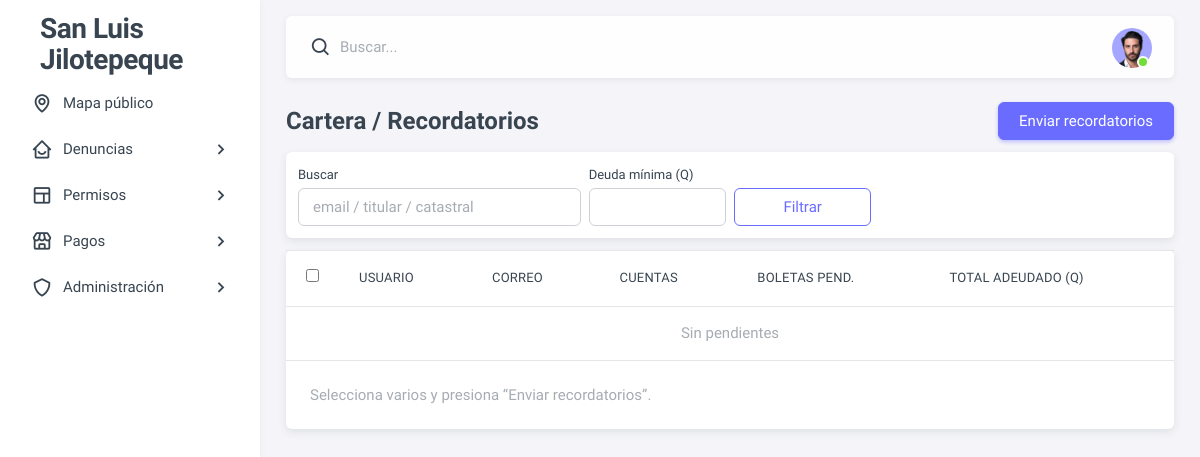
Before: /admin-panel/cartera/ (signed in) with the older database file.
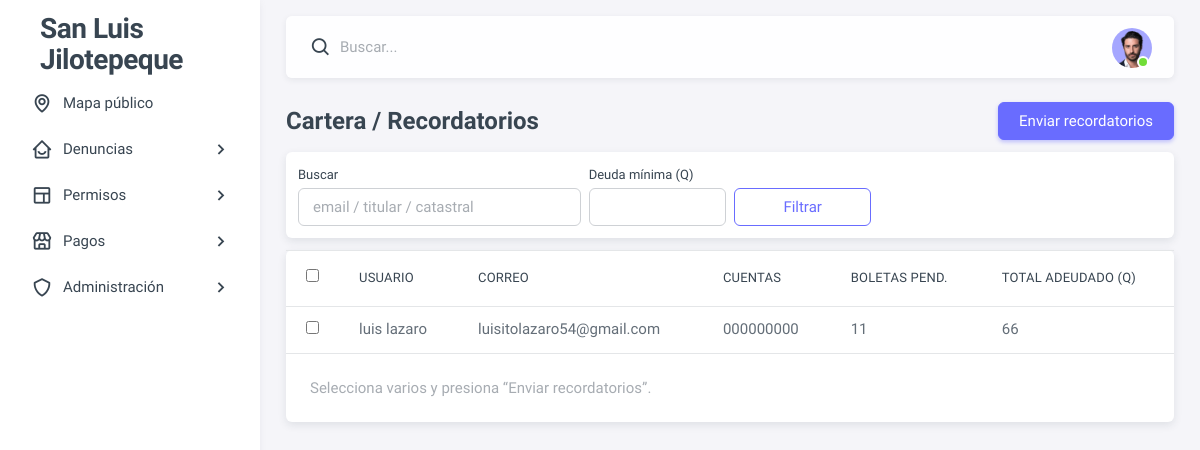
After: the same page with the newer database file.
### dashboard/models.py (models this page shows, shortened)
class Usuario(AbstractBaseUser, PermissionsMixin):
    TIPO_USUARIO_CHOICES = [
        ('ciudadano', 'Ciudadano'),
        ('administrador', 'Administrador'),
    ]
    nombre = models.CharField(max_length=100)
    apellido = models.CharField(max_length=100)
    correo = models.EmailField(unique=True, max_length=150)
    telefono = models.CharField(max_length=20, blank=True, null=True)
    es_activo = models.BooleanField(default=False)
    token_activacion = models.UUIDField(default=uuid.uuid4, editable=False)
    token_creado_en = models.DateTimeField(default=timezone.now)  # Fecha para validar 24h
    tipo_usuario = models.CharField(max_length=20, choices=TIPO_USUARIO_CHOICES, default='ciudadano')
    creado_en = models.DateTimeField(auto_now_add=True)
    acepta_terminos = models.BooleanField(default=False)
    terminos_aceptados_en = models.DateTimeField(null=True, blank=True)
    terminos_version = models.CharField(
        max_length=20,
        default="v1-2025-11",  # o lo que quieras usar como etiqueta de versión
    )
    is_staff = models.BooleanField(default=False)
    USERNAME_FIELD = 'correo'
    REQUIRED_FIELDS = ['nombre', 'apellido', 'telefono']
    objects = UsuarioManager()

class CuentaServicio(models.Model):
    usuario = models.ForeignKey(settings.AUTH_USER_MODEL, null=True, blank=True, on_delete=models.SET_NULL)
    titular = models.CharField(max_length=120)
    nit = models.CharField(max_length=20, blank=True, default='')
    codigo_catastral = models.CharField(max_length=50, blank=True, default='')
    ubicacion = models.ForeignKey('Ubicacion', null=True, blank=True, on_delete=models.SET_NULL)
    activa = models.BooleanField(default=True)
    class Meta:
        indexes = [
            models.Index(fields=['usuario']),
            models.Index(fields=['activa']),
        ]

### dashboard/views/payments.py (the view, shortened to what this page needs)
# urls.py: path('admin-panel/cartera/', pay_views.admin_cartera, name='admin_cartera'),
@staff_member_required
def admin_cartera(request):
    from dashboard.models import Boleta, CuentaServicio
    q = (request.GET.get("q") or "").strip()
    min_q = (request.GET.get("min_q") or "").strip()
    boletas = (Boleta.objects
               .select_related("cuenta", "cuenta__usuario")
               .filter(estado__in=["pendiente", "parcial"])
               .filter(cuenta__usuario__isnull=False))
    resumen = (boletas
               .values("cuenta__usuario_id",
                       "cuenta__usuario__correo",
                       "cuenta__usuario__nombre",
                       "cuenta__usuario__apellido")
               .annotate(
                   total_adeudado=Sum("saldo_actual"),
                   boletas_pendientes=Count("id"),
                   cuentas_distintas=Count("cuenta_id", distinct=True),
               )
               .order_by("-total_adeudado"))
    if min_q:
        try:
            from decimal import Decimal
            resumen = resumen.filter(total_adeudado__gte=Decimal(min_q))
        except Exception:
            pass
    user_ids = [r["cuenta__usuario_id"] for r in resumen]
    cuentas = (CuentaServicio.objects
               .filter(usuario_id__in=user_ids)
               .values("usuario_id", "codigo_catastral", "id"))
    por_usuario = {}
    for c in cuentas:
        por_usuario.setdefault(c["usuario_id"], []).append(
            c["codigo_catastral"] or f"#{c['id']}"
        )
    enriched = []
    for r in resumen:
        r["cuentas"] = ", ".join(por_usuario.get(r["cuenta__usuario_id"], [])[:5])
        enriched.append(r)
    ctx = {
        "fil_q": q,
        "fil_min": min_q,
        "filas": enriched,
    }
    return render(request, "admin_panel/cartera.html", ctx)

### dashboard/templates/admin_panel/cartera.html (shortened to what this page needs)
{% extends "base.html" %}
{% load static %}
{% block content %}
  <div class="d-flex justify-content-between align-items-center mb-3">
    <h4 class="fw-bold mb-0">Cartera / Recordatorios</h4>
    <form id="form-enviar" action="{% url 'admin_cartera_enviar' %}" method="post">
      <button type="submit" class="btn btn-primary">Enviar recordatorios</button>
    </form>
  </div>
  <form class="card p-3 mb-3" method="get">
    <div class="row g-2">
      <div class="col-12 col-md-4">
        <label class="form-label">Buscar</label>
        <input type="text" class="form-control" name="q" value="{{ fil_q }}" placeholder="email / titular / catastral">
      </div>
      <div class="col-6 col-md-2">
        <label class="form-label">Deuda mínima (Q)</label>
        <input type="number" step="0.01" class="form-control" name="min_q" value="{{ fil_min }}">
      </div>
      <div class="col-12 col-md-2 d-flex align-items-end">
        <button class="btn btn-outline-primary w-100" type="submit">Filtrar</button>
      </div>
    </div>
  </form>
  <div class="card">
    <div class="table-responsive">
      <table class="table table-hover mb-0">
        <thead>
            <tr>
                <th style="width:32px;"><input type="checkbox" id="chk_all"></th>
                <th>Usuario</th>
                <th>Correo</th>
                <th>Cuentas</th>
                <th>Boletas pend.</th>
                <th>Total adeudado (Q)</th>
            </tr>
            </thead>
            <tbody>
            {% for r in filas %}
            <tr>
                <td><input type="checkbox" class="chk_row" value="{{ r.cuenta__usuario_id }}"></td>
                <td>{{ r.cuenta__usuario__nombre }} {{ r.cuenta__usuario__apellido }}</td>
                <td>{{ r.cuenta__usuario__correo }}</td>
                <td>{{ r.cuentas }}</td>
                <td>{{ r.boletas_pendientes }}</td>
                <td>{{ r.total_adeudado }}</td>
            </tr>
            {% empty %}
            <tr><td colspan="6" class="text-center text-muted py-4">Sin pendientes</td></tr>
            {% endfor %}
            </tbody>
      </table>
    </div>
    <div class="card-footer text-muted">
      Selecciona varios y presiona “Enviar recordatorios”.
    </div>
  </div>
{% endblock %}

Changed rows visible on the page:
now on this page (row edited): Usuario: cuenta__usuario__nombre "luis", cuenta__usuario__apellido "lazaro", cuenta__usuario__correo "luisitolazaro54@gmail.com", cuentas "000000000", boletas_pendientes "11", total_adeudado "66"
Other visible differences:
text no longer shown: "Sin pendientes"
